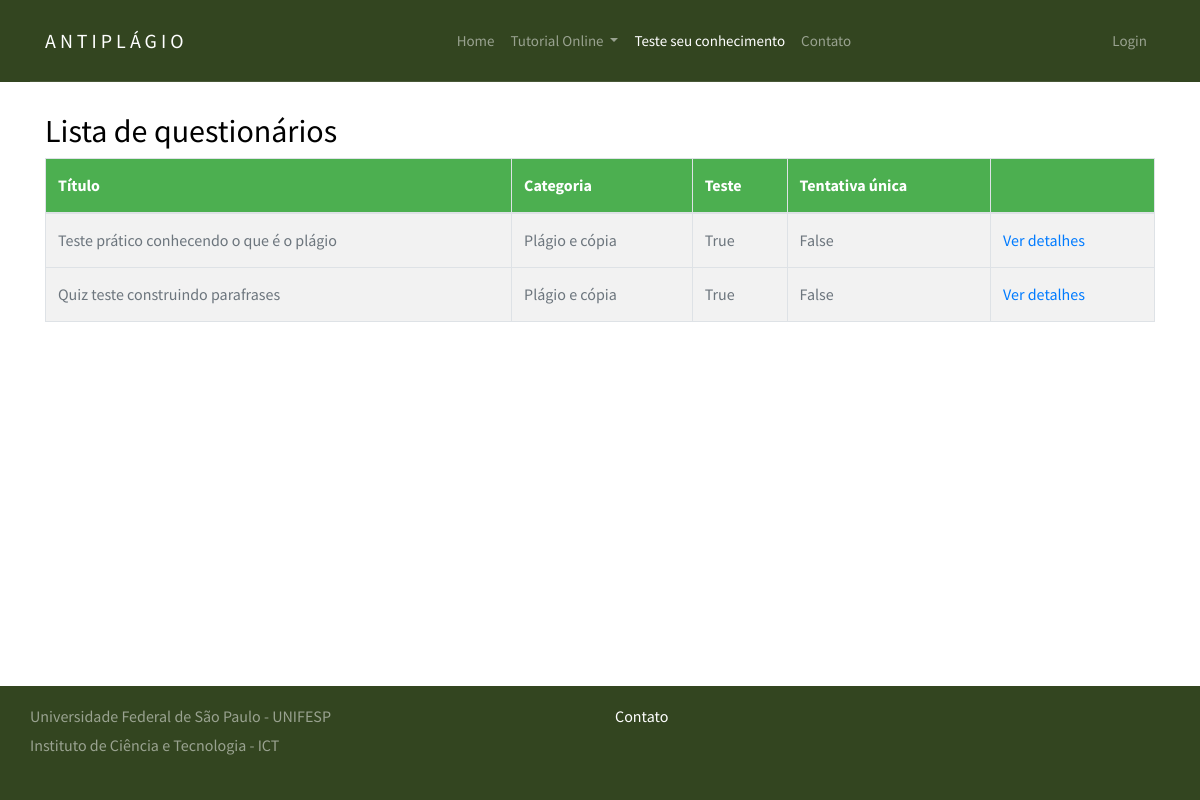
The app's page /quiz/, older data.
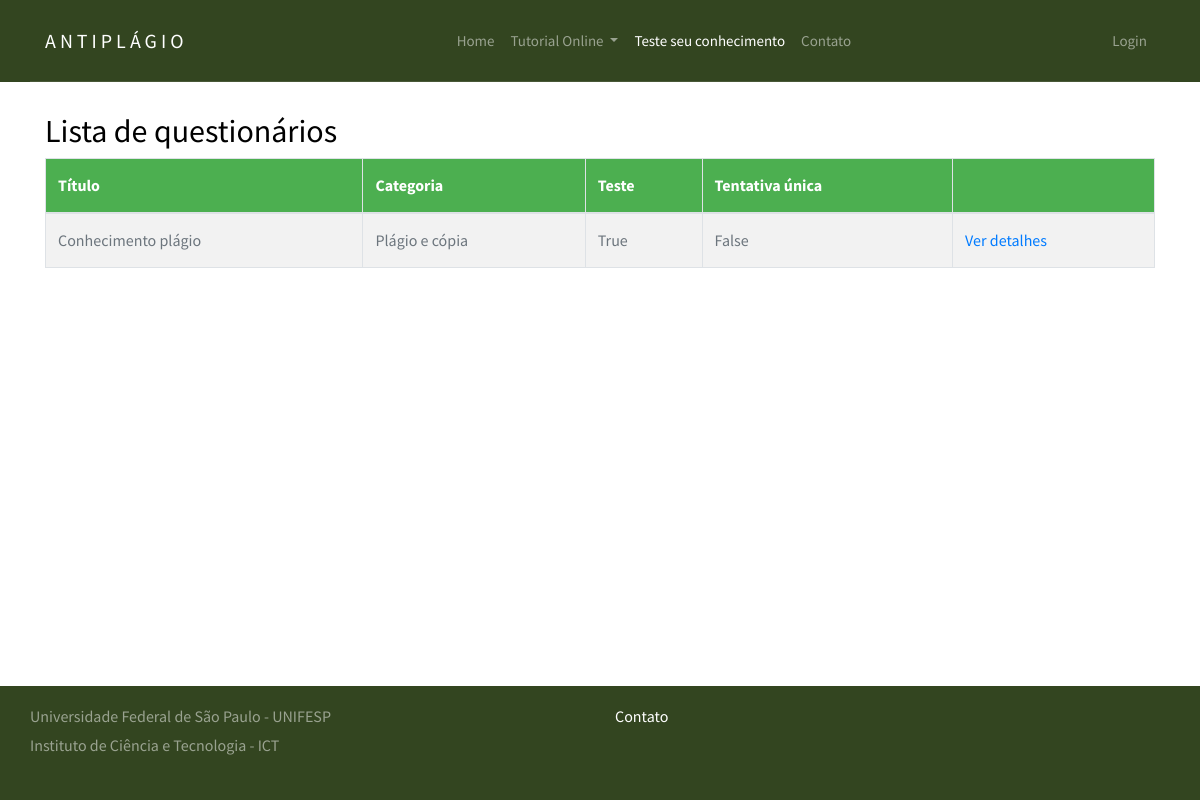
The same page, newer data.
### django_quiz/quiz/models.py (models this page shows, shortened)
@python_2_unicode_compatible
class Quiz(models.Model):
    title = models.CharField(
        verbose_name=_("Título"),
        max_length=60, blank=False)
    description = models.TextField(
        verbose_name=_("Descrição"),
        blank=True, help_text=_("Descrição do questionário"))
    url = models.SlugField(
        max_length=60, blank=False,
        help_text=_("Uma URL amigável"),
        verbose_name=_("Uma URL amigável"))
    category = models.ForeignKey(
        Category, null=True, blank=True,
        verbose_name=_("Categoria"), on_delete=models.PROTECT)
    random_order = models.BooleanField(
        blank=False, default=False,
        verbose_name=_("Ordem aleatória"),
        help_text=_("Exibe as peguntas em"
                    "uma ordem aleatória ou como eles "
                    "estão setados?"))
    max_questions = models.PositiveIntegerField(
        blank=True, null=True, verbose_name=_("Questões Max"),
        help_text=_("Número de perguntas a serem respondidas em cada tentativa."))
    answers_at_end = models.BooleanField(
        blank=False, default=False,
        help_text=_("A resposta correta NÃO é mostrada após a pergunta ."
                    " Respostas exibidas no final."),
        verbose_name=_("Respostas no final"))
    exam_paper = models.BooleanField(
        blank=False, default=False,
        help_text=_("Se sim o resultado de cada"
                    " tentativa do usuário será"
                    " armazenado. Necessário marcação"),
        verbose_name=_("Resultado teste"))
    single_attempt = models.BooleanField(
        blank=False, default=False,
        help_text=_("Se sim, apenas uma tentativa por"
                    " usuário será permitida"
                    " Não usuários não poderam fazer este teste."),
        verbose_name=_("Tentativa única"))
    pass_mark = models.SmallIntegerField(
        blank=True, default=0,
        verbose_name=_("Marca de aprovação"),
        help_text=_("Porcentagem necessária para passar no teste."),
        validators=[MaxValueValidator(100)])
    success_text = models.TextField(
        blank=True, help_text=_("Exibido se o usuário for aprovado."),
        verbose_name=_("Texto de sucesso"))
    fail_text = models.TextField(
        verbose_name=_("Texto de falha"),
        blank=True, help_text=_("Exibido se o usuário falhar"))
    draft = models.BooleanField(
        blank=True, default=False,
        verbose_name=_("Draft"),
        help_text=_("Se sim o questionário não é exibido"
                    " na lista de perguntas e só pode ser"
                    " visualizada por usuários que podem editar"
                    " os testes."))
    class Meta:
        verbose_name = _("Quiz")
        verbose_name_plural = _("Quizzes")

@python_2_unicode_compatible
class Category(models.Model):
    category = models.CharField(
        verbose_name=_("Categoria"),
        max_length=250, blank=True,
        unique=True, null=True)
    objects = CategoryManager()
    class Meta:
        verbose_name = _("Categoria")
        verbose_name_plural = _("Categorias")
    def __str__(self):
        return self.category

### django_quiz/quiz/views.py (the view)
class QuizListView(ListView):
    model = Quiz
    def get_queryset(self):
        queryset = super(QuizListView, self).get_queryset()
        return queryset.filter(draft=False)

### django_quiz/build/lib/quiz/templates/quiz/quiz_list.html (shortened to what this page needs)
{% extends 'base.html' %}
{% load i18n %}
{% block content %}
<section class="site-section">
    <div class="container">
<h2>{% trans "Lista de questionários" %}</h2>
    {% if quiz_list %}
		<table class="table table-bordered table-striped">
		  <thead>
			<tr>
			  <th>{% trans "Título" %}</th>
			  <th>{% trans "Categoria" %}</th>
			  <th>{% trans "Teste" %}</th>
			  <th>{% trans "Tentativa única" %}</th>
			  <th></th>
			</tr>
		  </thead>
		  <tbody>
        {% for quiz in quiz_list %}
  			<tr>
			  <td>{{ quiz.title }}</td>
			  <td>{{ quiz.category }}</td>
			  <td>{{ quiz.exam_paper }}</td>
			  <td>{{ quiz.single_attempt }}</td>
			  <td>
				<a href="{% url 'quiz_start_page' slug=quiz.url %}">
				  {% trans "Ver detalhes" %}
				</a>
			</tr>
        {% endfor %}
		  </tbody>
		</table>
	{% else %}
        <p>{% trans "Não há testes disponíveis" %}.</p>
	{% endif %}
	</div>
</section>
{% endblock %}

Row changes from the older to the newer data that the page shows:
removed Quiz: title "Quiz teste construindo parafrases", category "Plágio e cópia", exam_paper "True", single_attempt "False"
changed Quiz "True": title "Teste prático conhecendo o que é o plágio" → "Conhecimento plágio"
